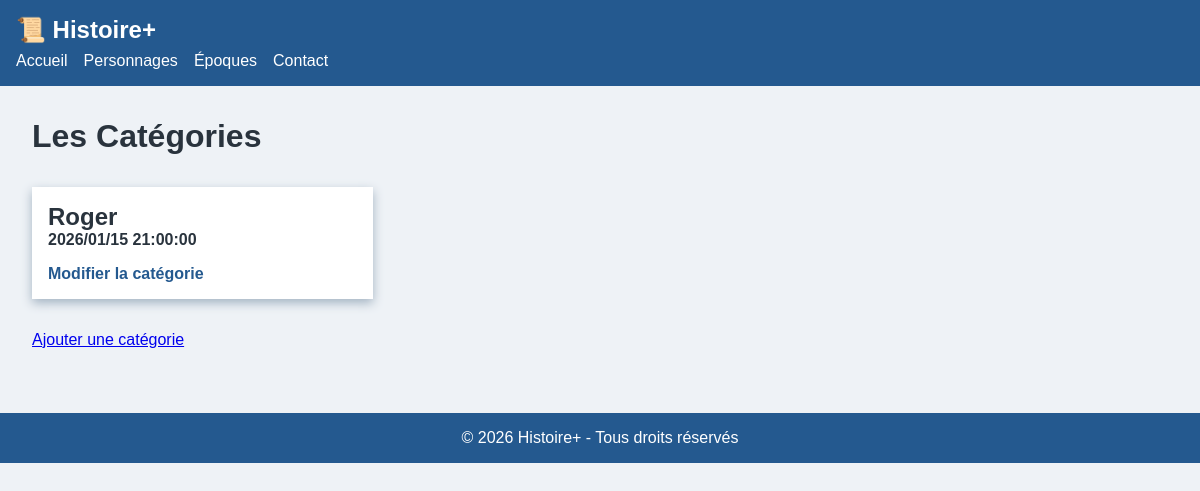
The page /reservation/index.php on the database as committed earlier.
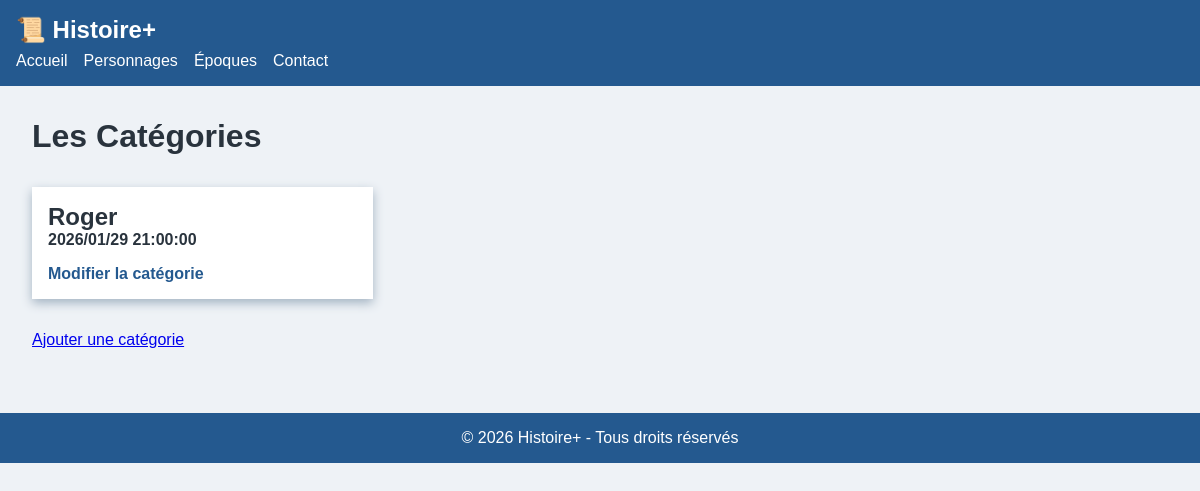
The same page on the database as committed later.
### tables this page shows
CREATE TABLE "reservation" (
	"id"	INTEGER,
	"nom"	TEXT,
	"nbPersonnes"	INTEGER,
	"dateReservation"	TEXT,
	"email"	TEXT,
	"cellulaire"	TEXT,
	"choixIntExt"	INTEGER,
	"created_at"	TEXT DEFAULT current_timestamp,
	"updated_at"	TEXT DEFAULT current_timestamp,
	PRIMARY KEY("id")
);

### public/reservation/index.php (the view, shortened to what this page needs)
<?php
$bd = "../../database/db.sqlite";
$pdo = new PDO("sqlite:" . $bd);
$stmt = $pdo->prepare("SELECT * FROM reservation");
$stmt->execute();
$reservation = '';
$reservation .= '<div class="cards">';
while ($enr = $stmt->fetch()) {
    $date = date_create($enr['dateReservation']);
    $reservation .= '<article class="card">';
    $reservation .= '<h2>' . $enr['nom'] . '</h2>';
    $reservation .= '<h4>' . date_format($date, "Y/m/d H:i:s") . '</h4>';
    $reservation .= '<a href="modifier.php?id=' . $enr['id'] . '">Modifier la catégorie</a>';
    $reservation .= '</article>';
}
$reservation .= '</div>';
$ajout = '';
$ajout .= '<a href="ajout.php">Ajouter une catégorie</a>';
?>
<!DOCTYPE html>
<html lang="fr">
<head>
    <link rel="stylesheet" href="../css/styles.css">
</head>
<body>
    <header>
        <div class="logo">📜 Histoire+</div>
        <nav>
            <ul>
                <li><a href="../index.php">Accueil</a></li>
                <li><a href="#">Personnages</a></li>
                <li><a href="#">Époques</a></li>
                <li><a href="#">Contact</a></li>
            </ul>
        </nav>
    </header>
    <main class="home">
        <h1>Les Catégories</h1>
        <?php echo $reservation; ?>
        <?php echo $ajout; ?>
    </main>
    <footer>
        <p>© 2026 Histoire+ - Tous droits réservés</p>
    </footer>
</body>
</html>

### public/css/styles.css (style rules this page uses)
:root { --couleur-primaire: hsl(210, 60%, 35%); --couleur-secondaire: hsl(45, 80%, 50%); --couleur-fond: hsl(210, 30%, 95%); --couleur-texte: hsl(210, 20%, 20%); --ombre: 0 4px 10px hsl(210, 20%, 70%); }
* { margin: 0; padding: 0; box-sizing: border-box; }
body { font-family: Arial, sans-serif; background: var(--couleur-fond); color: var(--couleur-texte); }
main { display: flex; padding: 2rem; gap: 2rem; }
.home { flex-direction: column; }
footer { text-align: center; padding: 1rem; background: var(--couleur-primaire); color: white; margin-top: 2rem; }

Rows that differ between the two databases and show on the page:
changed reservation "Roger": dateReservation "2026/01/15 21:00:00" → "2026/01/29 21:00:00"
